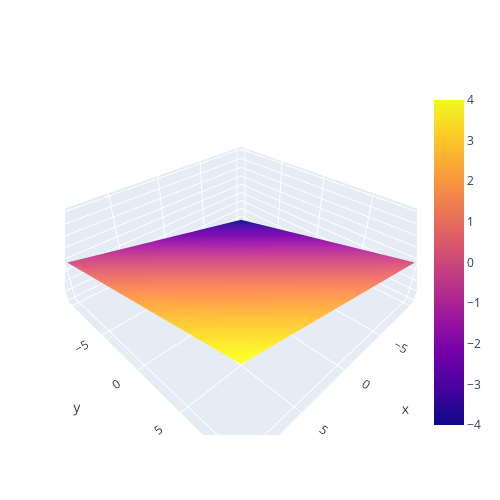

Write notebook code for a chart like this one.
### Code cell
fig = go.Figure(data=[go.Surface(z=Z,x=X,y=Y)])

fig.update_layout(title='', autosize=False,
                  width=500, height=500,
                  margin=dict(l=65, r=50, b=65, t=90))

fig.show()

### Figure 1 — Plotly figure (JSON) as saved in the notebook; plotly's stock layout.template omitted (floating-point values rounded to 4 significant figures; data arrays with more than 128 entries replaced by an {"elided": "..."} marker saying what was removed)
{"data": [{"type": "surface", "x": {"elided": "30x30 float values"}, "y": {"elided": "30x30 float values"}, "z": {"elided": "30x30 float values"}}], "layout": {"autosize": false, "height": 500, "margin": {"b": 65, "l": 65, "r": 50, "t": 90}, "title": {"text": ""}, "width": 500}}
